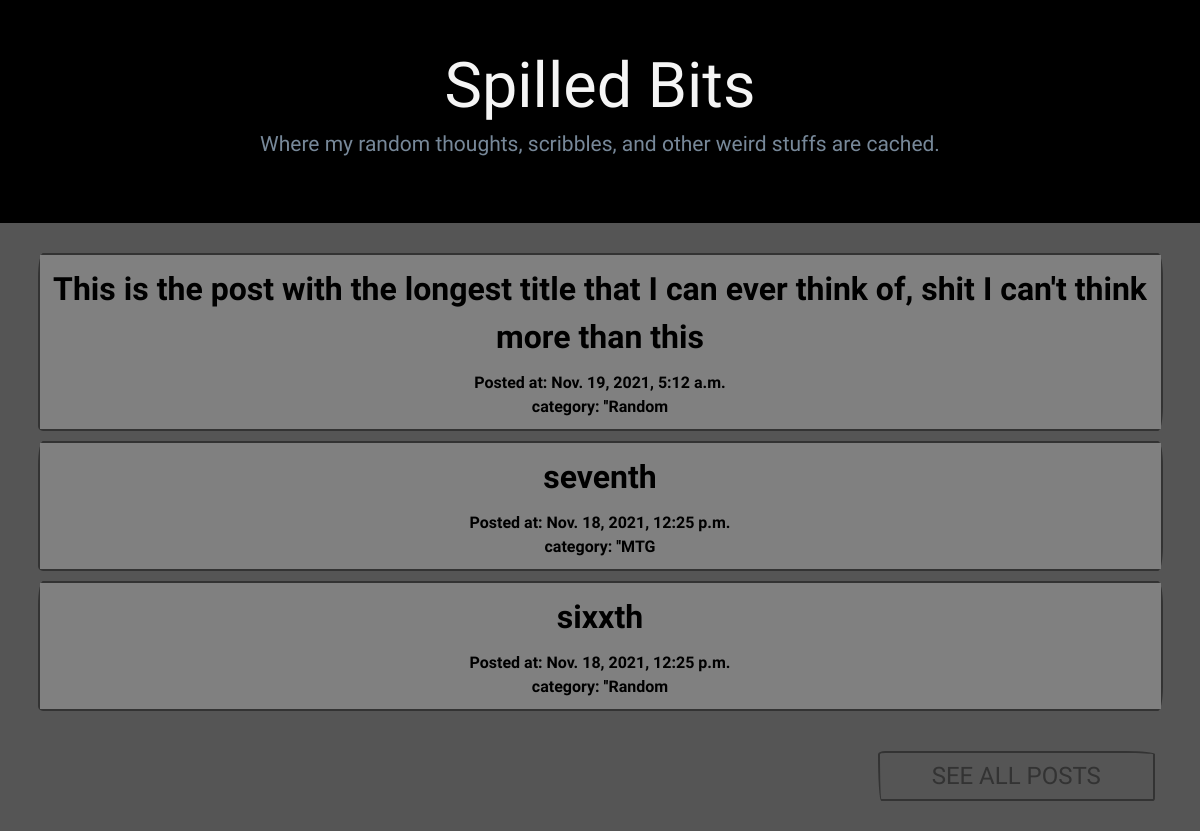
The page / on the database its author committed.
### spilled_bits/models.py (models this page shows, shortened)
class Article(models.Model):
    STATUS = (('Publish', 'Publish'), ('Private', 'Private'),)
    title = models.CharField(max_length=100, unique=True)
    content = models.TextField()
    slug = models.SlugField(max_length=200, blank=True, editable=False)
    date = models.DateTimeField(auto_now_add=True)
    status = models.CharField(max_length=15, choices=STATUS, blank=True, null=True)
    category = models.ManyToManyField(Category)

class Category(models.Model):
    name = models.CharField(max_length=50)
    def __str__(self) -> str:
        return self.name

### spilled_bits/views.py (the view)
# urls.py: 2. Add a URL to urlpatterns:  path('', Home.as_view(), name='home')
def Home(request):
    articles = Article.objects.order_by('-date')[:3]
    context = {
        'articles':articles,
    }
    return render(request, 'spilled_bits/home.html', context)

### spilled_bits/templates/spilled_bits/home.html
{% include 'common/base.html' %}
{% block content %}
    <div class="jumbotron text-center" style="background-color: black;">
        <h1 class="homepage"><a href="{% url 'home' %}" style="color: whitesmoke;"> Spilled Bits </a></h1>
        <p class="fc-0">Where my random thoughts, scribbles, and other weird stuffs are cached.</p>
    </div>
    <div class="container">
        <div class="row">
            <div class="col col-md all-posts">
                {% if articles %}
                    {% for article in articles %}
                    <div class="card mb-3 post">
                        <a class="card-body text-center" href="{% url 'article' article.slug %}">
                            <p class="f-xxlarge">{{article.title}}</p>
                            <small class="f-med block">Posted at: {{article.date}}</small>
                            <small class="f-med">category: </small>
                            {% for category in article.category.all %}
                                <small class="f-med">''{{category}}</small>
                            {% endfor %}
                        </a>
                    </div>
                    {% endfor %}
                {% else %}
                    <p class="fc-1">No record</p>
                {% endif %}
            </div>
        </div>
        <div class="container-fluid my-5">
            <a class="btn btn-lg btn-outline-primary col-3 pull-right f-xlarge" type="button" href="{% url 'all_posts' 1 %}">SEE ALL POSTS</a>
        </div>
    </div>
{% endblock %}

### spilled_bits/static/css/style.css (style rules this page uses)
.fc-0 { color:lightslategray; }
.f-med { font-size: medium; }
.f-xlarge { font-size: x-large; }
.f-xxlarge { font-size: xx-large; }
.homepage a, .homepage a:hover, .homepage a:visited { text-decoration: none; color: inherit; }
.block { display: block; }
.all-posts .post a { background-color: grey; color: black; transition: background-color .3s; text-decoration: none; }

### rows shown on the page
Article: title "This is the post with the longest title that I can ever think of, shit I can't think more than this", date "Nov. 19, 2021, 5:12 a.m."
Category: name "Random"
Article: title "seventh", date "Nov. 18, 2021, 12:25 p.m."
Category: name "MTG"
Article: title "sixxth", date "Nov. 18, 2021, 12:25 p.m."
